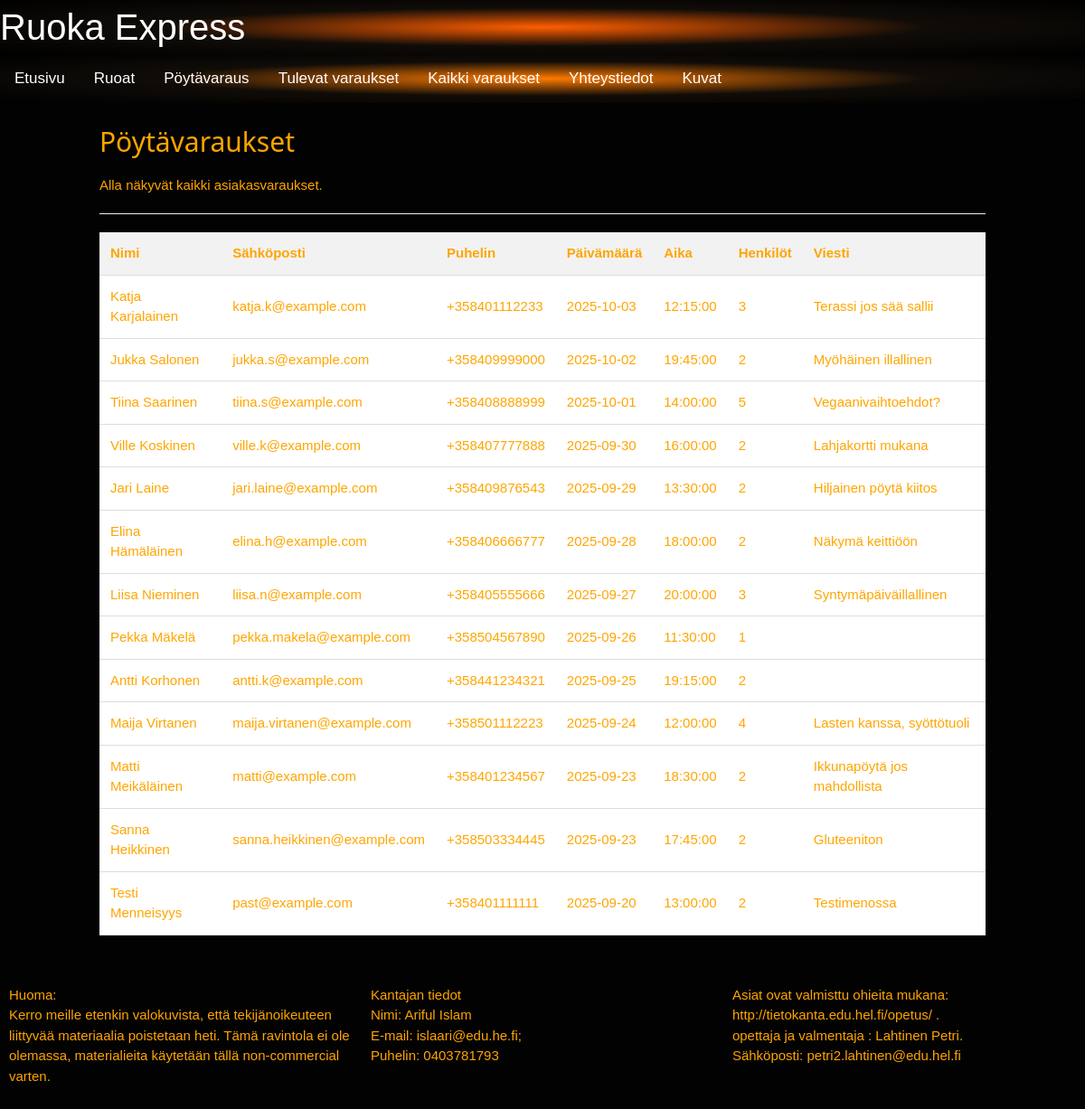
The app's page /reservations.php with its own data.
### tables this page shows
CREATE TABLE `cust` (
  `id` INT UNSIGNED NOT NULL AUTO_INCREMENT,
  `nimi` VARCHAR(100) NOT NULL,
  `sahkoposti` VARCHAR(150) NOT NULL,
  `puhelin` VARCHAR(30) DEFAULT NULL,
  `aika` TIME NOT NULL,
  `ajan` DATE NOT NULL,
  `viesti` TEXT NULL,
  `persons` TINYINT UNSIGNED NOT NULL DEFAULT 1,
  `created_at` TIMESTAMP NOT NULL DEFAULT CURRENT_TIMESTAMP,
  PRIMARY KEY (`id`),
  KEY `idx_ajan_aika` (`ajan`, `aika`),
  KEY `idx_sahkoposti` (`sahkoposti`)
);

### reservations.php (the view, shortened to what this page needs)
<?php include 'header.php'; ?>
<?php
include 'connect_db.php';
$sql = "SELECT
            nimi   AS name,
            sahkoposti AS email,
            puhelin AS phone,
            ajan   AS date,
            aika   AS time,
            persons,
            viesti AS message
        FROM cust
        ORDER BY ajan DESC, aika DESC";
$result = $conn->query($sql);
?>
<!DOCTYPE html>
<html>
<head>
    <link rel="stylesheet" type="text/css" href="css/style.css">
    <link rel="stylesheet" type="text/css" href="css/taulu.css">
</head>
<body>
    <div class="row">
        <div class="col-1 col-s-12"></div>
        <div class="col-10 col-s-12">
            <h2>Pöytävaraukset</h2>
            <p>Alla näkyvät kaikki asiakasvaraukset.</p>
            <hr>
            <?php if ($result && $result->num_rows > 0): ?>
                <table class="reservations-table">
                    <thead>
                        <tr>
                            <th>Nimi</th>
                            <th>Sähköposti</th>
                            <th>Puhelin</th>
                            <th>Päivämäärä</th>
                            <th>Aika</th>
                            <th>Henkilöt</th>
                            <th>Viesti</th>
                        </tr>
                    </thead>
                    <tbody>
                        <?php while($row = $result->fetch_assoc()): ?>
                            <tr>
                                <td><?php echo htmlspecialchars($row['name']); ?></td>
                                <td><?php echo htmlspecialchars($row['email']); ?></td>
                                <td><?php echo htmlspecialchars($row['phone']); ?></td>
                                <td><?php echo htmlspecialchars($row['date']); ?></td>
                                <td><?php echo htmlspecialchars($row['time']); ?></td>
                                <td><?php echo htmlspecialchars($row['persons']); ?></td>
                                <td><?php echo htmlspecialchars($row['message']); ?></td>
                            </tr>
                        <?php endwhile; ?>
                    </tbody>
                </table>
            <?php endif; ?>
        </div>
        <div class="col-1 col-s-12"></div>
    </div>
    <?php include 'footer.php'; ?>
</body>
</html>

### css/style.css (style rules this page uses)
body { background-color: rgb(2, 2, 2); background-attachment: fixed; background-size:cover; background-position:center; color:orange; }
* { box-sizing: border-box; }
.row:after { content: ""; clear: both; display: table; }
[class*="col-"] { float: left; padding: 10px; width: 100%; }
@media only screen and (min-width: 600px) { .col-s-12 { width: 100%; } }
@media only screen and (min-width: 768px) { .col-1 { width: 8.33%; } }
@media only screen and (min-width: 768px) { .col-10 { width: 83.33%; } }

### css/form.css (style rules this page uses)
.row:after { content: ""; display: table; clear: both; }

### css/slideshow.css (style rules this page uses)
html { box-sizing:border-box }
*,*:before,*:after { box-sizing:inherit }
html { -ms-text-size-adjust:100%;-webkit-text-size-adjust:100% }
body { margin:0 }
hr { box-sizing:content-box;height:0;overflow:visible }
html,body { font-family:Verdana,sans-serif;font-size:15px;line-height:1.5 }
html { overflow-x:hidden }
h2 { font-size:30px }
h1,h2,h3,h4,h5,h6 { font-family:"Segoe UI",Arial,sans-serif;font-weight:400;margin:10px 0 }
hr { border:0;border-top:1px solid #eee;margin:20px 0 }

### reservations.php (style rules this page uses)
.reservations-table { width: 100%; border-collapse: collapse; margin: 20px 0; background-color: white; }
.reservations-table th, .reservations-table td { padding: 12px; text-align: left; border-bottom: 1px solid #ddd; }
.reservations-table th { background-color: #f2f2f2; font-weight: bold; }

### records on screen
cust: nimi "Katja Karjalainen", sahkoposti "katja.k@example.com", puhelin "+358401112233", ajan "2025-10-03", aika "12:15:00", persons "3", viesti "Terassi jos sää sallii"
cust: nimi "Jukka Salonen", sahkoposti "jukka.s@example.com", puhelin "+358409999000", ajan "2025-10-02", aika "19:45:00", persons "2", viesti "Myöhäinen illallinen"
cust: nimi "Tiina Saarinen", sahkoposti "tiina.s@example.com", puhelin "+358408888999", ajan "2025-10-01", aika "14:00:00", persons "5", viesti "Vegaanivaihtoehdot?"
cust: nimi "Ville Koskinen", sahkoposti "ville.k@example.com", puhelin "+358407777888", ajan "2025-09-30", aika "16:00:00", persons "2", viesti "Lahjakortti mukana"
cust: nimi "Jari Laine", sahkoposti "jari.laine@example.com", puhelin "+358409876543", ajan "2025-09-29", aika "13:30:00", persons "2", viesti "Hiljainen pöytä kiitos"
cust: nimi "Elina Hämäläinen", sahkoposti "elina.h@example.com", puhelin "+358406666777", ajan "2025-09-28", aika "18:00:00", persons "2", viesti "Näkymä keittiöön"
cust: nimi "Liisa Nieminen", sahkoposti "liisa.n@example.com", puhelin "+358405555666", ajan "2025-09-27", aika "20:00:00", persons "3", viesti "Syntymäpäiväillallinen"
cust: nimi "Pekka Mäkelä", sahkoposti "pekka.makela@example.com", puhelin "+358504567890", ajan "2025-09-26", aika "11:30:00", persons "1"
cust: nimi "Antti Korhonen", sahkoposti "antti.k@example.com", puhelin "+358441234321", ajan "2025-09-25", aika "19:15:00", persons "2"
cust: nimi "Maija Virtanen", sahkoposti "maija.virtanen@example.com", puhelin "+358501112223", ajan "2025-09-24", aika "12:00:00", persons "4", viesti "Lasten kanssa, syöttötuoli"
cust: nimi "Matti Meikäläinen", sahkoposti "matti@example.com", puhelin "+358401234567", ajan "2025-09-23", aika "18:30:00", persons "2", viesti "Ikkunapöytä jos mahdollista"
cust: nimi "Sanna Heikkinen", sahkoposti "sanna.heikkinen@example.com", puhelin "+358503334445", ajan "2025-09-23", aika "17:45:00", persons "2", viesti "Gluteeniton"
cust: nimi "Testi Menneisyys", sahkoposti "past@example.com", puhelin "+358401111111", ajan "2025-09-20", aika "13:00:00", persons "2", viesti "Testimenossa"
